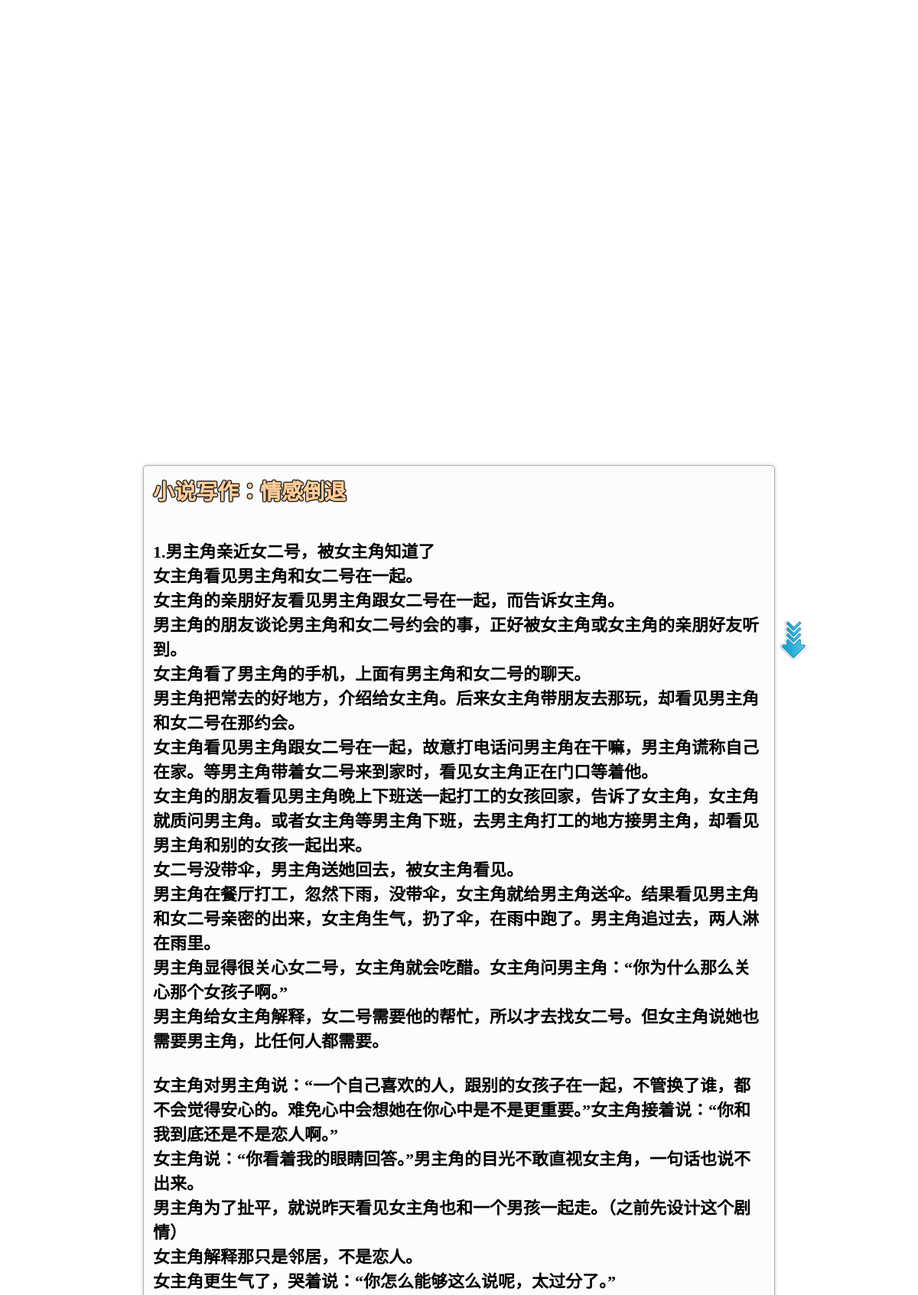
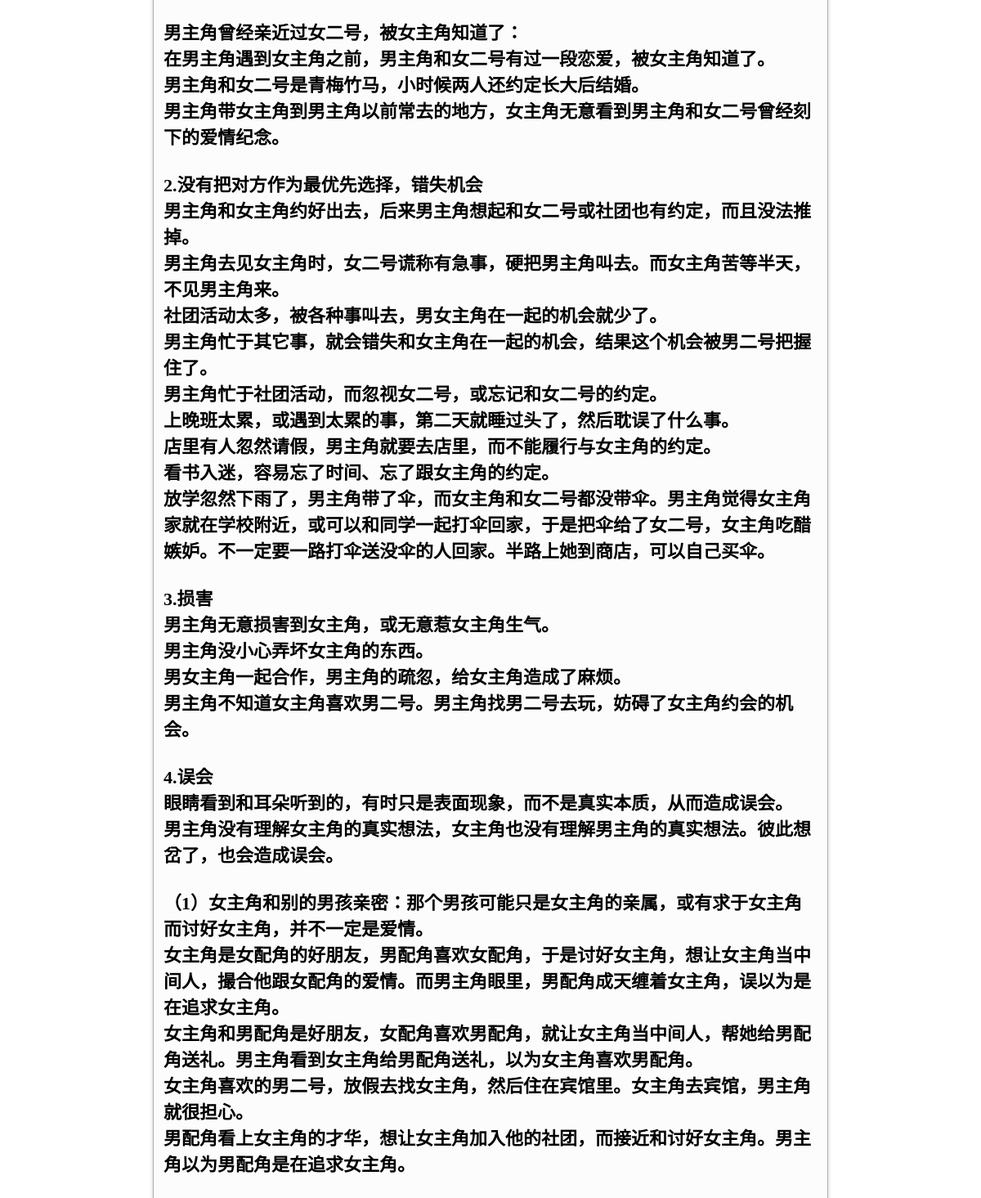
Screenshot of /b.php?id=dt (upper part) with the database file from the repository (2 pictures, top to bottom).
### tables this page shows
CREATE TABLE `article`  (
  `id` varchar(45) NOT NULL,
  `title` varchar(45) NULL DEFAULT NULL,
  `content` mediumtext NULL,
  `date_time` varchar(20) NULL DEFAULT NULL,
  PRIMARY KEY (`id`) USING BTREE
);

### b.php (the view, shortened to what this page needs)
<!doctype html>
<html>
<head>
<link rel="stylesheet" href="style4.css">
</head>
<body οnmοusemοve=\HideMenu()\ οncοntextmenu="return false" οndragstart="return false" onselectstart ="return false" οnselect="document.selection.empty()" οncοpy="document.selection.empty()" onbeforecopy="return false" οnmοuseup="document.selection.empty()">
<?php
$path = 'config.ini';
$config = parse_ini_file($path);
$host = $config['host'];
$user = $config['user'];
$password = $config['password'];
$db = $config['db'];
$mysqli = new mysqli($host,$user,$password,$db);
mysqli_set_charset($mysqli,"utf8");
$s=$_GET['id'];
$sql = "select * from article where id = '$s'";
$query = mysqli_query($mysqli,$sql);
while($row = mysqli_fetch_array($query)){
    $title = $row['title'];
    $content = $row['content'];
}
$vd = 'video/v1.mp4';
?>
<div class="showcase">
	<div class="video-container">
		<video src="<?php echo $vd?>" muted autoplay loop></video>
	</div>
	<div class="content">
        <div class="dh">
            <div class="font_1" style="font-size:28px; color:#FC9; position:relative; width:100%; top:-20px;">
				<?php echo $title?>
                <img src="img/icon/xia.png" style="position:relative; margin:0 auto; top:210px; left:560px;">
            </div>
            <div id="titles">
                <div id="titlecontent">
                    <p><?php echo nl2br($content)?></p>
                </div>
            </div>
        </div>
	</div>
</div>
</body>
</html>

### style4.css (style rules this page uses)
.showcase { display: flex; align-items: center; justify-content: center; text-align: center; }
.video-container { position:fixed; top: 0; left: 0; width: 100%; height: 100%; overflow: hidden; }
.video-container video { min-width: 100%; min-height: 100%; position: absolute; top: 50%; left: 50%; transform: translate(-50%, -50%); object-fit: cover; }
.video-container:after { content: ''; z-index: 1; height: 100%; width: 100%; top: 0; left: 0; position:fixed; }
.content { z-index: 2; }
.dh { position:relative; width: 800px; height:100%; margin: 0px auto; margin-top:600px; padding: 12px; font-size:22px; font-weight:bold; text-align:left; background-color: rgba(250,250,250,0.5); border-radius: 5px; box-shadow: 0px 0px 5px 0px rgba(0, 0, 0, 0.2), inset 0px 1px 0px 0px rgba(250, 250, 250, 0.5); border: 1px solid rgba(0, 0, 0, 0.3); }
.font_1 { display:inline-block; font-weight:bold; text-shadow:0 0 1px currentColor,-1px -1px 1px #000,0 -1px 1px #000,1px -1px 1px #000,1px 0 1px #000,1px 1px 1px #000,0 1px 1px #000,-1px 1px 1px #000,-1px 0 1px #000; }

### rows the page displays
article: title "小说写作：情感倒退", content "1.男主角亲近女二号，被女主角知道了 女主角看见男主角和女二号在一起。 女主角的亲朋好友看见男主角跟女二号在一起，而告诉女主角。 男主角的朋友谈论男主角和女二号约会的事，正好被女主角或女主角的亲朋好友听到。 女主角看了男主角的手机，上面有男主角和女二号的聊天。 男主角把常去的好地方，介绍给女主角。后来女主角带朋友去那玩，却看见男主角和女二号在那约会。 女主角看见男主角跟女二号在一起，故意打电话问男主角在干嘛，男主角谎称自己在家。等男主角带着女二号来到家时，看见女主角正在门口等着他。 女主角的朋友看见男主角晚上下班送一起打工的女孩回家，告诉了女主角，女主角就质问男主角。或者女主角等男主角下班，去男主角打工的地方接男主角，却看见男主角和别的女孩一起出来。 女二号没带伞，男主角送她回去，被女主角看见。 男主角在餐厅打工，忽然下雨，没带伞，女主角就给男主角送伞。结果看见男主角和女二号亲密的出来，女主角生气，扔了伞，在雨中跑了。男主角追过去，两人淋在雨里。 男主角显得很关心女二号，女主角就会吃醋。女主角问男主角：“你为什么那么关心那个女孩子啊。” 男主角给女主角解释，女二号需要他的帮忙，所以才去找女二号。但女主角说她也需要男主角，比任何人都需要。 女主角对男主角说：“一个自己喜欢的人，跟别的女孩子在一起，不管换了谁，都不会觉得安心的。难免心中会想她在你心中是不是更重要。”女主角接着说：“你和我到底还是不是恋人啊。” 女主角说：“你看着我的眼睛回答。”男主角的目光不敢直视女主角，一句话也说不出来。 男主角为了扯平，就说昨天看见女主角也和一个男孩一起走。（之前先设计这个剧情）…"
